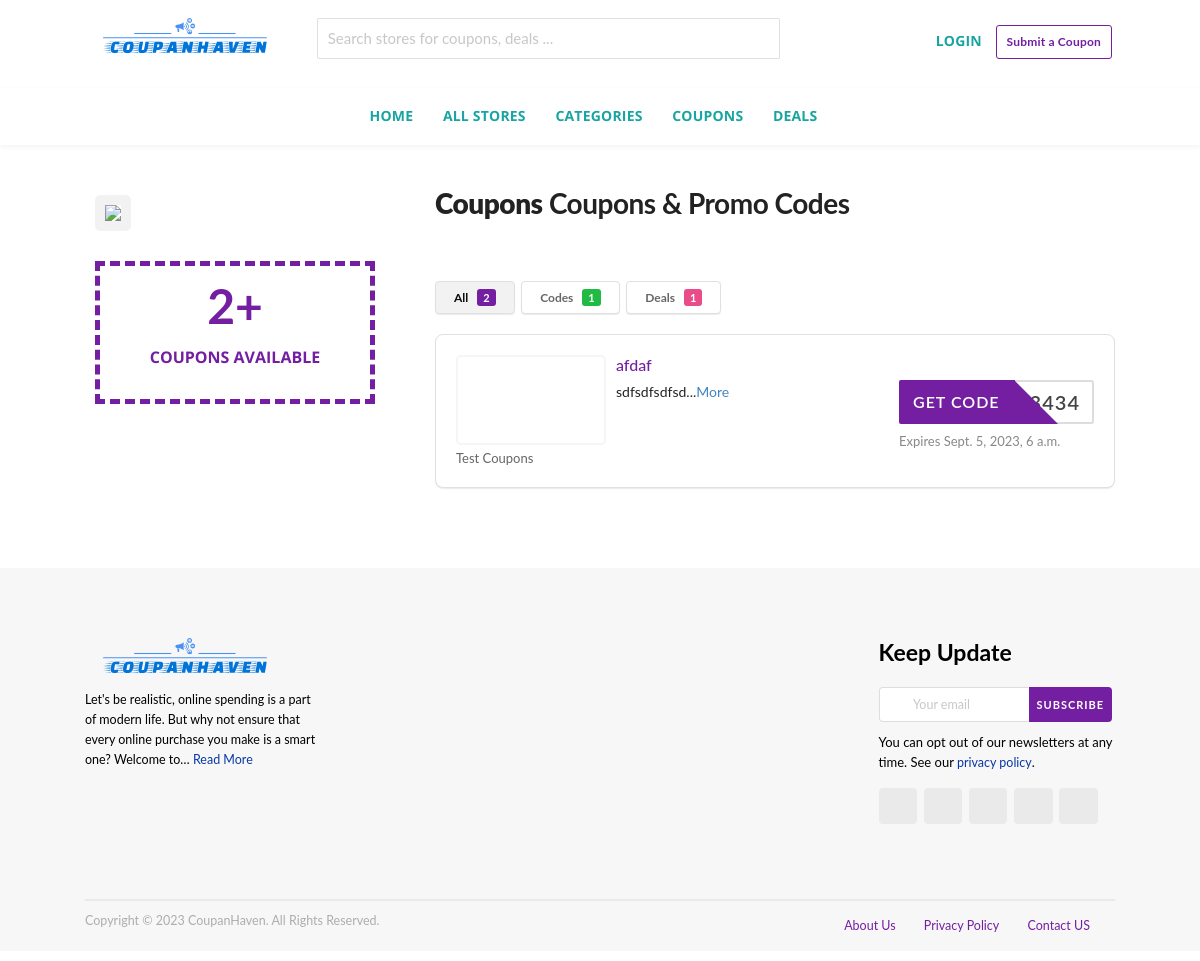
Page /coupans/page/1/ on the earlier database version.
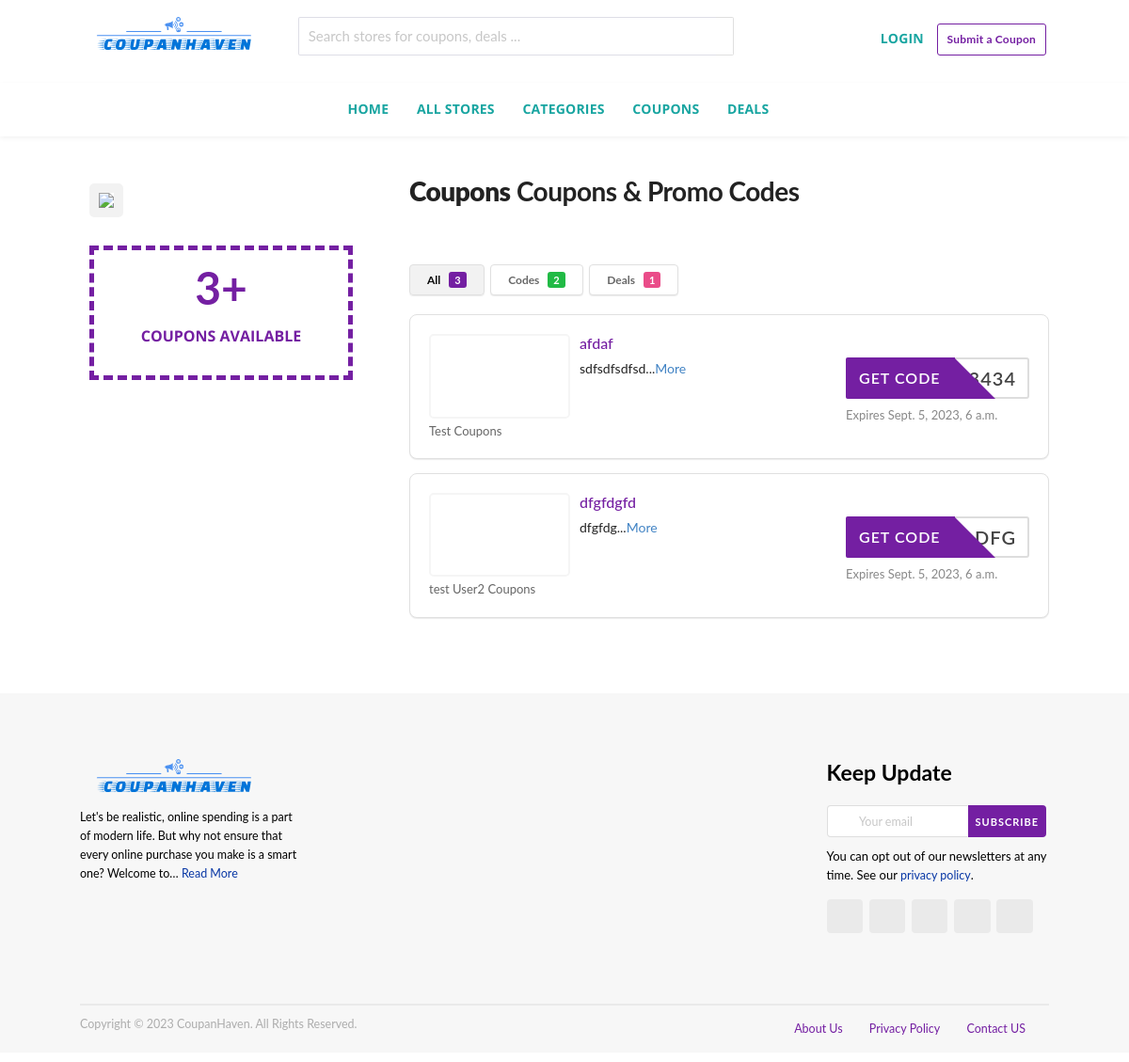
Same page on the later database version.
### web/models.py (models this page shows, shortened)
class Coupon(models.Model):
    name = models.CharField(max_length=100)
    slug = models.TextField()
    description = models.TextField()
    coupon_code = models.CharField(max_length=50)
    deeplink = models.URLField()
    store = models.ForeignKey(Store, on_delete=models.CASCADE)
    category = models.ForeignKey(Category, on_delete=models.CASCADE)
    is_deal = models.BooleanField(default=False)
    expires_at = models.DateTimeField()
    added_at = models.DateTimeField(auto_now_add=True)
    clicks = models.PositiveIntegerField(default=0)

class Store(models.Model):
    name = models.CharField(max_length=100)
    image = models.ImageField(upload_to='media/store_images/')
    deepLink = models.URLField()
    description = models.CharField(max_length=1000)

### web/views.py (the view)
# urls.py: path('coupans/page/<int:page>/', coupans, name='coupans_page'),
def coupans(request, page=1):
    page = int(page)
    items_per_page = 15
    all_coupons = Coupon.objects.filter(is_deal=False)
    code_count = Coupon.objects.filter(is_deal=False).count()
    deal_count = Coupon.objects.filter(is_deal=True).count()
    total_count = Coupon.objects.all().count()
    paginator = Paginator(all_coupons, items_per_page)
    coupons = paginator.page(page)
    if page > 1:
        previous_page = paginator.page(page - 1)
        previous_coupons = previous_page.object_list
    else:
        previous_coupons = []
    return render(request, 'coupans.html', {
        'coupons': coupons,
        'previous_coupons': previous_coupons,
        'code_count': code_count,
        'deal_count': deal_count,
        'total_count': total_count  # Pass the total count of all coupons to the template
    })

### web/templates/coupans.html (shortened to what the changed rows need)
{% extends 'base.html' %}
{% block main %}
    <div id="content" class="site-content">
        <div id="content-wrap" class="container left-sidebar">
            <div id="primary" class="content-area">
                <main id="main" class="site-main coupon-cat-main ajax-coupons" role="main">
                    <section id="store-listings-wrapper" class="st-list-coupons wpb_content_element">
                        <h1><strong>Coupons</strong> Coupons &amp; Promo Codes</h1>
                        <section class="coupon-filter" id="couponcat-filter-bar">
                            <div data-target="#coupon-listings-store"
                                 class="filter-coupons-by-type pointing filter-coupons-buttons">
                                <div class="coupons-types-wrap">
                                    <div class="coupon-types-list">
                                        <a href=""
                                           class="store-filter-button ui button tiny filter-nav current"
                                           data-filter="all">All <span
                                                class="offer-count all-count">{{ total_count }}</span></a>
                                        <a href=""
                                           class="store-filter-button ui button tiny filter-nav " data-filter="code">Codes
                                            <span
                                                    class="offer-count code-count">{{ code_count }}</span></a>
                                    </div>
                                </div>
                            </div>
                        </section>
                        <div class="cat-coupon-lists" id="cat-coupon-lists">
                            {% for coupon in coupons %}
                                <div data-id="coupan.id"
                                     class="coupon-item store-listing-item has-thumb c-cat c-type-code shadow-box coupon-live">
                                    <div class="store-thumb-link">
                                        <div class="store-thumb thumb-img">
                                            <a class="thumb-padding" href="{% url 'store-detail' pk=coupon.store.id page='1' %}">
                                                <img width="160" height="160"
                                                     src="{{ coupon.store.image.url }}"
                                                     class="attachment-wpcoupon_medium-thumb size-wpcoupon_medium-thumb"
                                                     alt="" decoding="async" title="logo" loading="lazy"
                                                     sizes="(max-width: 160px) 100vw, 160px"/> </a>
                                        </div>
                                        <div class="store-name"><a
                                                href="{% url 'store-detail' pk=coupon.store.id page='1' %}">{{ coupon.store.name }}
                                            Coupons<i class="angle right icon"></i></a></div>
                                    </div>
                                    <div class="latest-coupon">
                                        <h3 class="coupon-title">
                                            <a class="coupon-link" title="{{ coupon.name }}"
                                               data-type="code" data-coupon-id="{{ coupon.id }}"
                                               data-aff-url="{{ coupon.deeplink }}" data-code="ACADEMY15"
                                               href="{% url 'coupan-detail' coupon.id %}">{{ coupon.slug }}</a>
                                        </h3>
                                        <div class="coupon-des">
                                            <div class="coupon-des-ellip">{{ coupon.description|wordwrap:7|slice:":"|safe }}<span
                                                    class="c-actions-span">...<a class="more" href="#">More</a></span>
                                            </div>
                                        </div>
                                    </div>
                                    <div class="coupon-detail coupon-button-type">
                                        <a rel="nofollow" data-type="code" data-coupon-id="{{ coupon.id }}"
                                           href="{% url 'coupan-detail' coupon.id %}"
                                           class="coupon-button coupon-code"
                                           data-tooltip="Click to copy &amp; open site" data-position="top center"
                                           data-inverted=""
                                           data-code="ACADEMY15" data-aff-url="{{ coupon.deeplink }}">
                                            <span class="code-text" rel="nofollow">{{ coupon.coupon_code }}</span>
                                            <span class="get-code">Get Code</span>
                                        </a>
                                        <div class="exp-text">
                                            Expires {{ coupon.expires_at }}<a data-position="top center"
                                                                              data-inverted=""
                                                                              data-tooltip="Save this coupon" href="#"
                                                                              data-coupon-id="{{ coupon.id }}"
                                                                              class="add-coupon-favorite coupon-save icon-popup"><i
                                                class="outline star icon"></i></a>
                                        </div>
                                    </div>
                                    <div class="clear"></div>
                                </div>
                            {% endfor %}
                        </div>
                    </section>
                </main>
            </div>
            <div id="secondary" class="widget-area sidebar category-sidebar" role="complementary">
                <div class="cat_coupon_available">
                        <span>
            <b> {{ total_count }}+ </b>
        </span>
                </div>
            </div>
        </div>
    </div>
{% endblock %}

Differences in the rows shown:
added Coupon: store.image (picture), store.name "test User2", slug "dfgfdgfd", description "dfgfdg", coupon_code "DFG", expires_at "Sept. 5, 2023, 6 a.m."
Other differences:
{{ total_count }}: "2" → "3"
{{ code_count }}: "1" → "2"
